Frame 1 (no input): blank canvas, image omitted
Frame 60 (the mouse pressed at the canvas centre just before this capture): blank canvas, image omitted
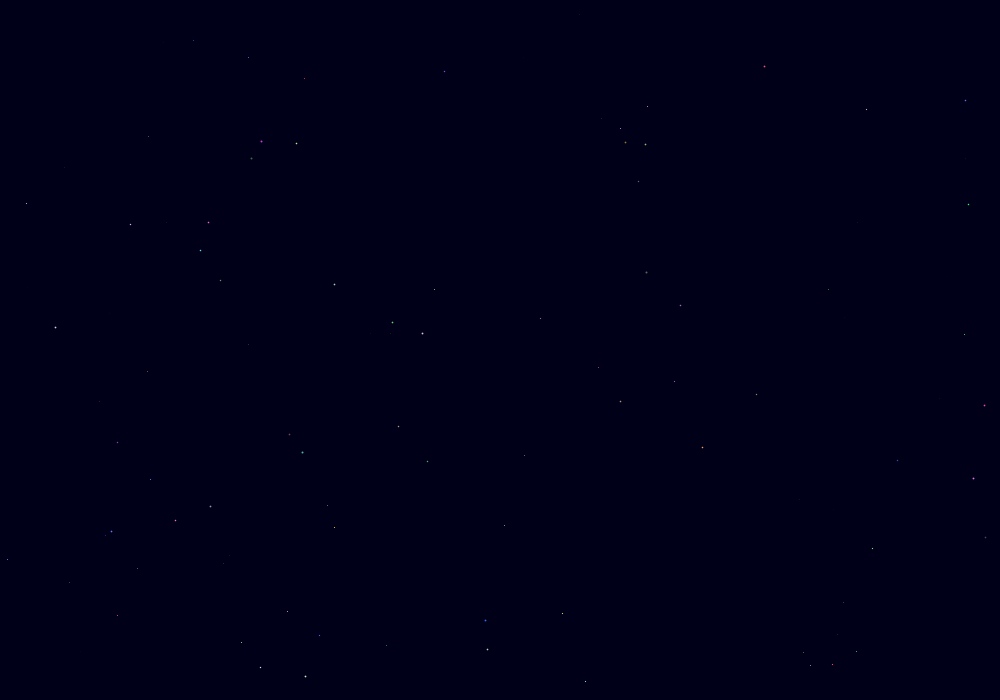
Frame 120 (the mouse held since frame 60 and released just before this capture)

The Processing sketch whose frames 1 and 60 were blank and that drew this single picture after the mouse press (run headless with seeded random() and noise(); from frame 60 on, the mouse is pressed at the canvas centre):

// Processing sketch: blue_sky_2_anim
// ── blue_sky_2_anim.pde
/// Stars in the sky of any size - animated.
//-/////////////////////////////////////////

int N,i; // 'N' and 'i' must be global!

void setup() // uses external N,i
{
  size(1000,700);
  background(0,0,25);
  frameRate(300);
  //noSmooth();//It looks much better with the smooth effect
  // Global 'N' and 'i' are set below:
  N=(height*width)/100; //number of stars to draw
  i=0; //Counter
}

void draw() // uses external N,i
{
  if(i<N)
  {
    float R=55+random(200); // Stars with a minimum brightness of 55
    float G=55+random(200); // <=> random(55,255);
    float B=55+random(200); // ---//---
    stroke(R,G,B);           // Different colors of the stars
    strokeWeight(random(2)); // Different sizes of stars
    
    point(random(width),
          random(height)); // Different positions
    i++;
  }
}

/// @date 2026-10-29 ( → https://github.com/borkowsk/bookProcessingEN)
